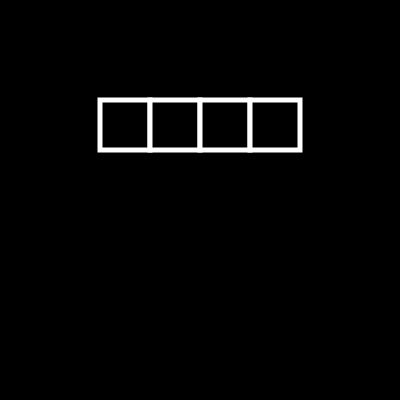
Frame 1 (no input)
Frame 60 (no input): identical to frame 1, image omitted
Frame 120 (the mouse pressed at the canvas centre since frame 60): identical to frame 1, image omitted

The p5.js sketch that drew this single still picture (run headless with seeded random() and noise() and a simulated clock; from frame 60 on, the mouse is pressed at the canvas centre):

// p5.js sketch
// ── sketch.js
function setup() {
  createCanvas(400, 400);
}

function draw() {
  background(0, 0, 0);
  strokeWeight(5); // visibility
  stroke(255);
  // or has it
  fill(0);

  for(var x = 100; x < 300; x += 50){
    rect(x, 100, 50, 50);
  }
  
}
